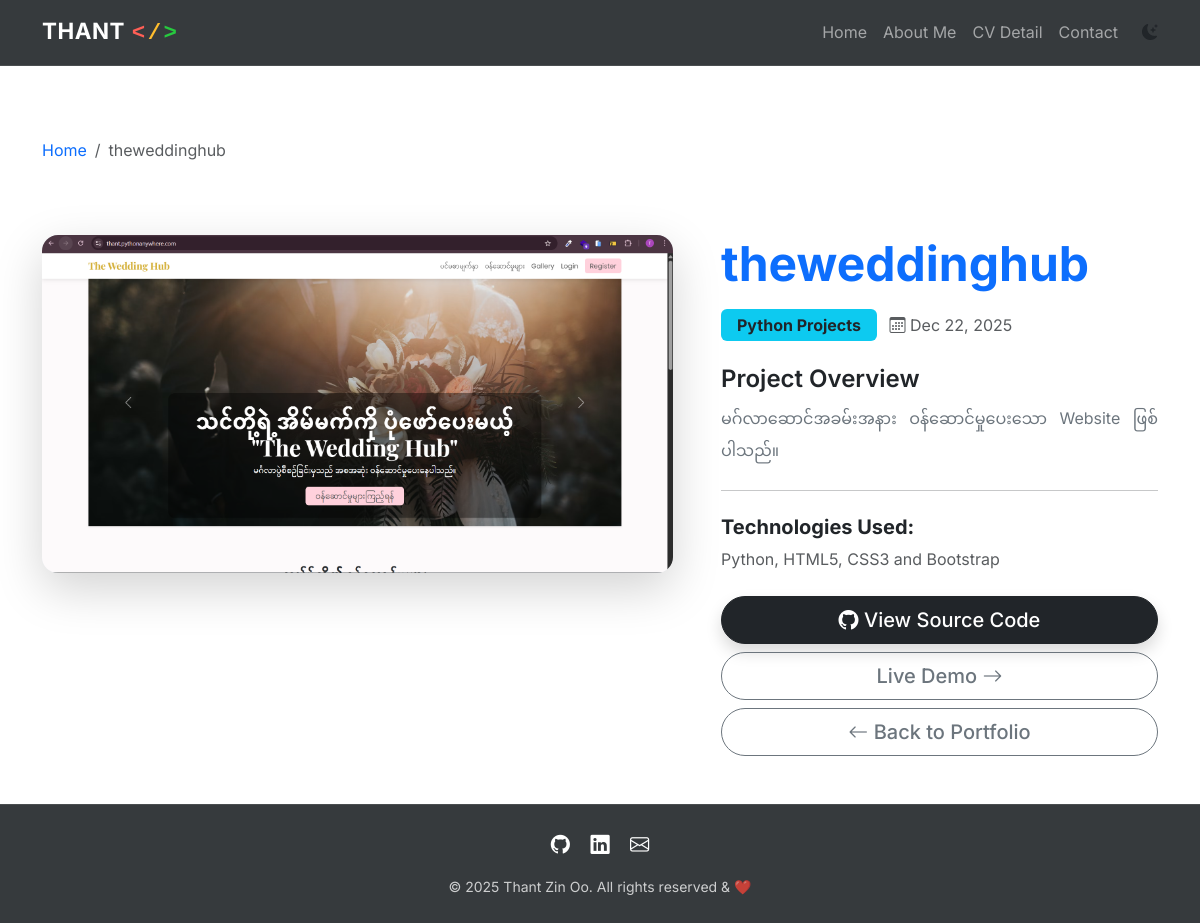
Screenshot of /project/6/ with the database file from the repository.
### app/models.py (models this page shows, shortened)
class Project(models.Model):
    CATEGORY_CHOICES = [
        ('web', 'Web Design'),
        ('php', 'PHP Projects'),
        ('python', 'Python Projects'),
        ('mobile', 'Mobile App'),
    ]
    title = models.CharField(max_length=200, verbose_name="ပရောဂျက်အမည်")
    description = models.TextField(verbose_name="အသေးစိတ်ဖော်ပြချက်")
    technology = models.CharField(max_length=200, verbose_name="အသုံးပြုထားသော နည်းပညာများ") # e.g. Django, React, MySQL
    image = models.ImageField(upload_to='project_images/', verbose_name="ပရောဂျက်ပုံ")
    category = models.CharField(
        max_length=20,
        choices=CATEGORY_CHOICES,
        default='web',
        verbose_name="အမျိုးအစား"
    )
    github_link = models.URLField(max_length=500, blank=True, null=True, verbose_name="GitHub လင့်ခ်")
    vercel_link = models.URLField(max_length=500, blank=True, null=True, verbose_name="Vercel လင့်ခ်")
    created_at = models.DateTimeField(auto_now_add=True, verbose_name="ဖန်တီးသည့်ရက်စွဲ")
    class Meta:
        ordering = ['-created_at'] # အသစ်ဆုံးတင်တဲ့ project ကို အပေါ်ဆုံးကပြမယ်

### app/views.py (the view)
# urls.py: path('project/<int:pk>/', views.project_detail, name='project_detail'),
def project_detail(request, pk):
    project = get_object_or_404(Project, pk=pk)
    return render(request, 'app/project.html', {'project': project})

### templates/app/project.html (shortened to what this page needs)
{% extends 'app/base.html' %}
{% load static %}
{% block content %}
<div class="container mt-5 pt-4">
    <nav aria-label="breadcrumb" data-aos="fade-right">
        <ol class="breadcrumb">
            <li class="breadcrumb-item"><a href="{% url 'index' %}" class="text-decoration-none">Home</a></li>
            <li class="breadcrumb-item active" aria-current="page">{{ project.title }}</li>
        </ol>
    </nav>
    <div class="row mt-4 g-5">
        <div class="col-lg-7" data-aos="fade-up">
            <div class="card border-0 shadow-lg overflow-hidden rounded-4">
                {% if project.image %}
                    <img src="{{ project.image.url }}" class="img-fluid w-100" alt="{{ project.title }}">
                {% else %}
                    <img src="{% static 'images/default-large.jpg' %}" class="img-fluid w-100" alt="No Image">
                {% endif %}
            </div>
        </div>
        <div class="col-lg-5" data-aos="fade-left">
            <h1 class="display-5 fw-bold text-primary mb-3">{{ project.title }}</h1>
            <div class="mb-4">
                <span class="badge bg-info text-dark px-3 py-2 fs-6 me-2">{{ project.get_category_display }}</span>
                <span class="text-muted"><i class="bi bi-calendar3"></i> {{ project.created_at|date:"M d, Y" }}</span>
            </div>
            <h4 class="fw-semibold">Project Overview</h4>
            <p class="text-secondary lh-lg" style="text-align: justify;">
                {{ project.description }}
            </p>
            <hr class="my-4">
            <div class="mb-4">
                <h5 class="fw-bold">Technologies Used:</h5>
                <p class="text-muted">{{ project.technology }}</p>
            </div>
            <div class="d-grid gap-2">
                {% if project.github_link %}
                <a href="{{ project.github_link }}" target="_blank" class="btn btn-dark btn-lg rounded-pill shadow">
                    <i class="bi bi-github"></i> View Source Code
                </a>
                {% endif %}
                <a href="{{ project.vercel_link }}" target="_blank" class="btn btn-outline-secondary btn-lg rounded-pill">
                    Live Demo  <i class="bi bi-arrow-right"></i>
                </a>
                <a href="{% url 'index' %}" class="btn btn-outline-secondary btn-lg rounded-pill">
                    <i class="bi bi-arrow-left"></i> Back to Portfolio
                </a>
            </div>
        </div>
    </div>
</div>
{% endblock %}

### static/css/style.css (style rules this page uses)
:root { --primary-color: #0d6efd; --apple-red: #ff5f56; --apple-yellow: #ffbd2e; --apple-green: #27c93f; --transition-speed: 0.3s; }
body { font-family: 'Inter', -apple-system, BlinkMacSystemFont, "Segoe UI", Roboto, sans-serif; line-height: 1.6; }
.card { transition: transform var(--transition-speed), box-shadow var(--transition-speed); border-radius: 15px; overflow: hidden; }
.btn { transition: all 0.2s ease; font-weight: 500; }
[data-bs-theme="light"] body { background-color: #f5f8fc color: #333; }
[data-bs-theme="light"] .card { background-color: #ebeef4; border: 1px solid rgba(0,0,0,0.05); }

### rows the page displays
Project: title "theweddinghub", image (picture), category "Python Projects", created_at "Dec 22, 2025", description "မဂ်လာဆောင်အခမ်းအနား ဝန်ဆောင်မှုပေးသော Website ဖြစ်ပါသည်။", technology "Python, HTML5, CSS3 and Bootstrap"
